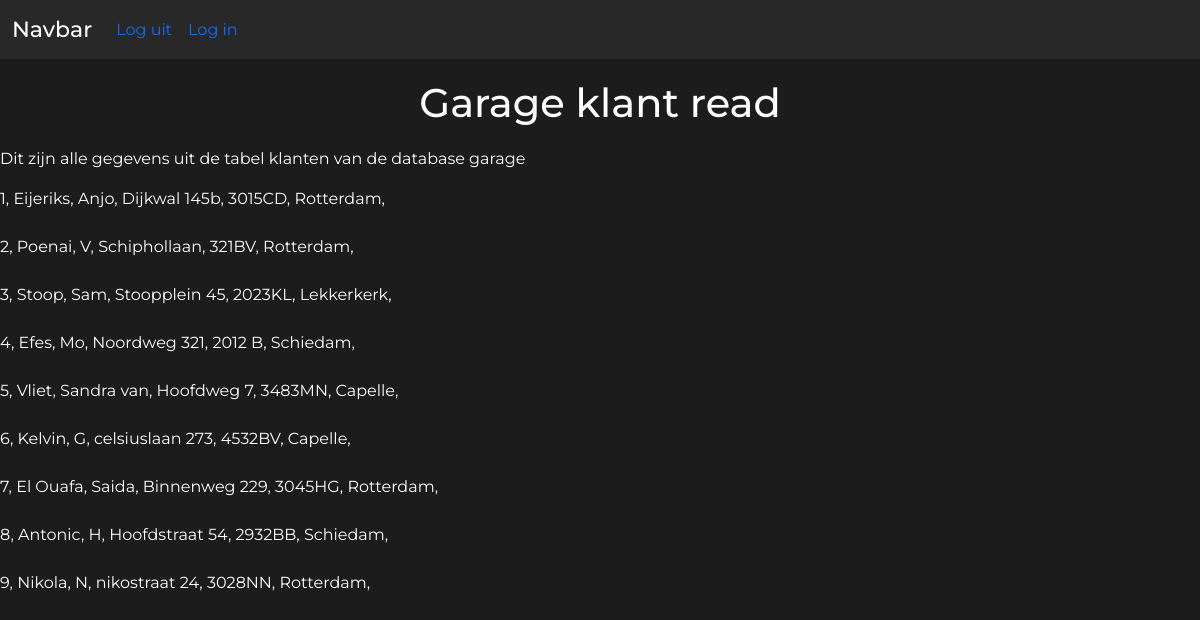
/garageproject-1.5/php/gar-read-klant.php (signed in), run on the app's committed database.
### tables this page shows
CREATE TABLE `klanten` (
  `klantid` int(2) NOT NULL,
  `klantnaam` varchar(128) NOT NULL,
  `klantadres` varchar(128) NOT NULL,
  `klantpostcode` varchar(128) NOT NULL,
  `klantplaats` varchar(128) NOT NULL
);

### garageproject-1.5/php/gar-read-klant.php (the view, shortened to what this page needs)
<!DOCTYPE html>
<html lang="en">
<head>
    <link href="https://cdn.jsdelivr.net/npm/bootstrap@5.1.3/dist/css/bootstrap.min.css" rel="stylesheet">
    <link rel="stylesheet" href="../css/main.css">
</head>
<body>
<nav class="navbar navbar-expand-lg bg-color">
  <div class="container-fluid">
    <a class="navbar-brand" href="gar-menu.php">Navbar</a>
    <div class="collapse navbar-collapse" id="navbarSupportedContent">
      <ul class="navbar-nav me-auto mb-2 mb-lg-0">
        <li class="nav-item">
          <a class="nav-link active" aria-current="page" href="logout.php">Log uit</a>
        </li>
        <li class="nav-item">
          <a class="nav-link nav-color" href="login.php">Log in</a>
        </li>
      </ul>
    </div>
  </div>
</nav>
<div class="title">
  <h1>Garage klant read</h1>
</div>
<p>Dit zijn alle gegevens uit de tabel klanten van de database garage</p>
<?php
    require_once 'gar-connect.php';
    $klanten = $database->prepare ("select klantid, klantnaam, klantadres, klantpostcode, klantplaats FROM klanten");
    $klanten->execute();
?>
<?php
    foreach($klanten as $klant) {
            echo "<td>" . $klant["klantid"] . ", " . "</td>";
            echo "<td>" . $klant["klantnaam"] . ", " . "</td>";
            echo "<td>" . $klant["klantadres"] . ", " . "</td>";
            echo "<td>" . $klant["klantpostcode"] . ", " . "</td>";
            echo "<td>" . $klant["klantplaats"] . ", " . "</td>" . "<br>";
            echo "<br>";
    }
?>

### garageproject-1.5/css/main.css (style rules this page uses)
* { margin: 0; padding: 0; }
body { font-family: 'Montserrat', sans-serif; background-color: #1C1C1C; color: white; }
a { color: #fff; }
.navbar-brand { font-weight: 500; font-size: 22px; }
.navbar, bg-color { background-color: #282828; }
.title { text-align: center; margin-top: 20px; margin-bottom: 20px; animation: Slide_Up 1.4s ease; }

### data on the page
klanten: klantid "1", klantnaam "Eijeriks, Anjo", klantadres "Dijkwal 145b", klantpostcode "3015CD", klantplaats "Rotterdam"
klanten: klantid "2", klantnaam "Poenai, V", klantadres "Schiphollaan", klantpostcode "321BV", klantplaats "Rotterdam"
klanten: klantid "3", klantnaam "Stoop, Sam", klantadres "Stoopplein 45", klantpostcode "2023KL", klantplaats "Lekkerkerk"
klanten: klantid "4", klantnaam "Efes, Mo", klantadres "Noordweg 321", klantpostcode "2012 B", klantplaats "Schiedam"
klanten: klantid "5", klantnaam "Vliet, Sandra van", klantadres "Hoofdweg 7", klantpostcode "3483MN", klantplaats "Capelle"
klanten: klantid "6", klantnaam "Kelvin, G", klantadres "celsiuslaan 273", klantpostcode "4532BV", klantplaats "Capelle"
klanten: klantid "7", klantnaam "El Ouafa, Saida", klantadres "Binnenweg 229", klantpostcode "3045HG", klantplaats "Rotterdam"
klanten: klantid "8", klantnaam "Antonic, H", klantadres "Hoofdstraat 54", klantpostcode "2932BB", klantplaats "Schiedam"
klanten: klantid "9", klantnaam "Nikola, N", klantadres "nikostraat 24", klantpostcode "3028NN", klantplaats "Rotterdam"
